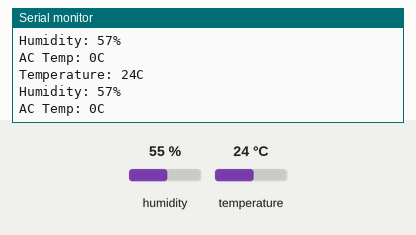
Bench run of a sketch on a simulated Arduino Uno, built with avr-gcc and run on an emulated ATmega328P. Parts: the last lines printed to the serial monitor. The inputs (shaded band) are chosen by the test bench; at power-on: humidity 55 %, temperature 24 °C.

Above: at 2.8 s.
2.9 s: humidity set to 22 %
At 4.33 s:
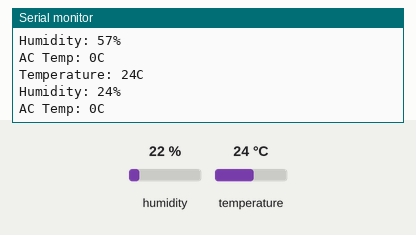
5.6 s: temperature set to 12 °C
At 6.34 s:
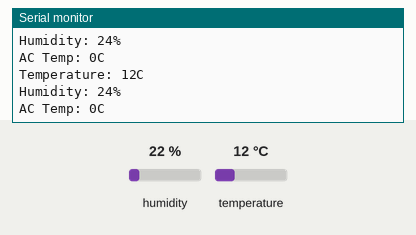
8.3 s: humidity set to 40 %
At 10.35 s:
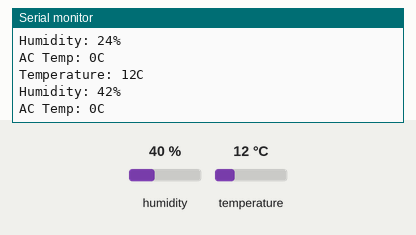
Timing chart, 0 to 11.8 s (numbered marks = the images above; inputs shaded):
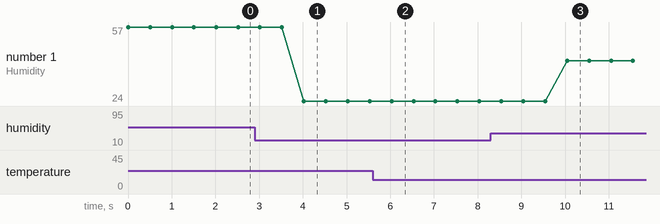

The sketch:

Main.ino
```cpp
#include <DHT.h>
#include <IRremote.h>

uint16_t Temp18[109] = {650,3400, 600,500, 600,500, 600,500, 600,450, 650,450, 650,450, 650,1450, 600,1500, 600,500, 600,500, 600,500, 600,500, 600,450, 650,450, 600,500, 600,500, 600,500, 600,450, 650,450, 650,450, 650,450, 600,500, 600,500, 600,500, 600,450, 650,450, 650,450, 600,500, 600,500, 600,500, 650,450, 600,500, 600,500, 600,450, 650,450, 650,450, 600,500, 600,500, 600,1500, 600,500, 600,450, 650,450, 650,450, 650,450, 600,500, 600,500, 600,1450, 650,450, 650,1450, 650,450, 600,500, 600,500, 600,3400, 650};  // Protocol=UNKNOWN Data=0x78132C2E

//uint16_t Temp27[109] = {600,3450, 600,450, 600,450, 650,500, 650,450, 600,450, 650,500, 600,1500, 550,1500, 600,500, 600,450, 650,500, 600,500, 600,450, 650,450, 600,450, 700,450, 600,500, 600,500, 600,400, 650,550, 550,550, 550,500, 600,500, 600,500, 600,450, 650,500, 600,500, 550,500, 600,500, 600,500, 600,500, 600,500, 600,500, 600,450, 650,450, 650,450, 650,400, 650,500, 600,1500, 600,500, 550,550, 550,500, 600,500, 600,500, 600,1500, 600,500, 600,1500, 550,1500, 600,1500, 600,1500, 600,1500, 550,1500, 600,3450, 550};  // Protocol=UNKNOWN Data=0x8D0D7D20

uint16_t Temp30[109] = {600,3450, 600,500, 750,350, 600,450, 650,400, 650,500, 600,500, 600,1500, 600,1500, 550,550, 550,550, 550,500, 600,500, 600,500, 600,500, 600,500, 600,450, 600,500, 600,500, 600,500, 600,500, 600,500, 600,500, 600,500, 600,450, 600,500, 600,500, 650,450, 600,500, 600,450, 650,500, 550,550, 550,550, 550,550, 550,500, 600,500, 600,500, 650,450, 550,550, 550,1500, 600,500, 600,500, 600,500, 600,450, 650,500, 600,1500, 550,1500, 600,1500, 600,500, 600,1500, 550,1550, 550,500, 600,500, 600,3450, 550};  // Protocol=UNKNOWN Data=0x3A80C424

int Desired_temperature = 27;

int Measured_temp;
int Measured_Humi;
int AC_Temp;
char temp_error = 2;
int Pev_value;
int khz = 38; // 38kHz carrier frequency for the NEC protocol

int DHTPIN = 4;

DHT dht(DHTPIN, DHT22);

IRsend irsend;

void setup()
{
  Serial.begin(115200);
  dht.begin();
}

void loop()
{
  //Read data and store it to variables hum and temp
  Measured_Humi = dht.readHumidity() + temp_error;
  Measured_temp= dht.readTemperature();
  //Print temp and humidity values to serial monitor
  Serial.print("Temperature: "); Serial.print(Measured_temp);Serial.println("C");
  Serial.print("Humidity: "); Serial.print(Measured_Humi);Serial.println("%");
  Serial.print("AC Temp: "); Serial.print(AC_Temp);Serial.println("C");

if ( Measured_temp != Pev_value) //Change the temperature only if the measured voltage value changes
{
  if (Measured_temp == Desired_temperature+2) //If AC is ON and measured temp is very very high than desired
  {
    irsend.sendRaw(Temp18, sizeof(Temp18) / sizeof(Temp18[0]), khz); delay(2000);//Send signal to set 24*C
    AC_Temp = 18;
  }

  if (Measured_temp == Desired_temperature ) //If AC is ON and measured temp is desired value
  {
    //irsend.sendRaw(Temp27, sizeof(Temp27) / sizeof(Temp27[0]), khz); //Send signal to set 27*C
    AC_Temp = Desired_temperature;
  }


  if (Measured_temp == Desired_temperature-2 ) //If AC is ON and measured temp is very very low desired value
  {
    irsend.sendRaw(Temp30, sizeof(Temp30) / sizeof(Temp30[0]), khz); delay(2000);//Send signal to set 30*C
    AC_Temp = 30;
  }

}
  Pev_value = Measured_temp;
  delay(500);
}
```

Measured:
- after the input at 2.9 s, the serial monitor: prints a new line after 1.1 s (image 1)
- after the input at 5.6 s, the serial monitor: prints a new line after 0.43 s (image 2)
- after the input at 8.3 s, the serial monitor: prints a new line after 1.7 s (image 3)
- plotted number 1: 24 → 42 after the input at 8.3 s
